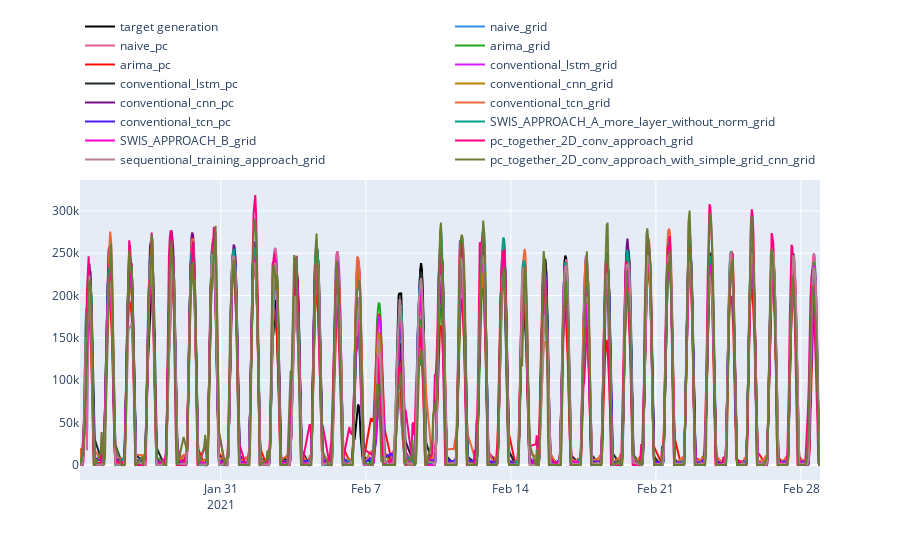

The cell this chart's notebook holds for it:
### Code cell
fig_fc = go.Figure()

fig_fc.add_trace(go.Scatter(x=test.index, y = test['power'], name='target generation', marker = dict(color ='black')))

count =0
for method in fc_df:
    fig_fc.add_trace(go.Scatter(x=fc_df.index, y = fc_df[method], name=method, marker = dict(color =colors[count])))
    count+=1
    
fig_fc.update_layout(legend=dict(
    orientation="h",
    yanchor="bottom",
    y=1.02,
    xanchor="right",
    x=1
))
    
fig_fc.show()

### Figure 1 — Plotly figure (JSON) as saved in the notebook; plotly's stock layout.template omitted (floating-point values rounded to 4 significant figures; data arrays with more than 128 entries replaced by an {"elided": "..."} marker saying what was removed)
{"data": [{"marker": {"color": "black"}, "name": "target generation", "type": "scatter", "x": {"elided": "648 str values"}, "y": {"elided": "648 float values"}}, {"marker": {"color": "#2E91E5"}, "name": "naive_grid", "type": "scatter", "x": {"elided": "648 str values"}, "y": {"elided": "648 float values"}}, {"marker": {"color": "#E15F99"}, "name": "naive_pc", "type": "scatter", "x": {"elided": "648 str values"}, "y": {"elided": "648 float values"}}, {"marker": {"color": "#1CA71C"}, "name": "arima_grid", "type": "scatter", "x": {"elided": "648 str values"}, "y": {"elided": "648 float values"}}, {"marker": {"color": "#FB0D0D"}, "name": "arima_pc", "type": "scatter", "x": {"elided": "648 str values"}, "y": {"elided": "648 float values"}}, {"marker": {"color": "#DA16FF"}, "name": "conventional_lstm_grid", "type": "scatter", "x": {"elided": "648 str values"}, "y": {"elided": "648 float values"}}, {"marker": {"color": "#222A2A"}, "name": "conventional_lstm_pc", "type": "scatter", "x": {"elided": "648 str values"}, "y": {"elided": "648 float values"}}, {"marker": {"color": "#B68100"}, "name": "conventional_cnn_grid", "type": "scatter", "x": {"elided": "648 str values"}, "y": {"elided": "648 float values"}}, {"marker": {"color": "#750D86"}, "name": "conventional_cnn_pc", "type": "scatter", "x": {"elided": "648 str values"}, "y": {"elided": "648 float values"}}, {"marker": {"color": "#EB663B"}, "name": "conventional_tcn_grid", "type": "scatter", "x": {"elided": "648 str values"}, "y": {"elided": "648 float values"}}, {"marker": {"color": "#511CFB"}, "name": "conventional_tcn_pc", "type": "scatter", "x": {"elided": "648 str values"}, "y": {"elided": "648 float values"}}, {"marker": {"color": "#00A08B"}, "name": "SWIS_APPROACH_A_more_layer_without_norm_grid", "type": "scatter", "x": {"elided": "648 str values"}, "y": {"elided": "648 float values"}}, {"marker": {"color": "#FB00D1"}, "name": "SWIS_APPROACH_B_grid", "type": "scatter", "x": {"elided": "648 str values"}, "y": {"elided": "648 float values"}}, {"marker": {"color": "#FC0080"}, "name": "pc_together_2D_conv_approach_grid", "type": "scatter", "x": {"elided": "648 str values"}, "y": {"elided": "648 float values"}}, {"marker": {"color": "#B2828D"}, "name": "sequentional_training_approach_grid", "type": "scatter", "x": {"elided": "648 str values"}, "y": {"elided": "648 float values"}}, {"marker": {"color": "#6C7C32"}, "name": "pc_together_2D_conv_approach_with_simple_grid_cnn_grid", "type": "scatter", "x": {"elided": "648 str values"}, "y": {"elided": "648 float values"}}], "layout": {"legend": {"orientation": "h", "x": 1, "xanchor": "right", "y": 1.02, "yanchor": "bottom"}}}
